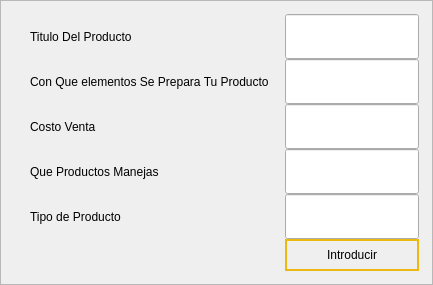
                                  <widget class="QFrame" name="frame_28">
                                   <property name="styleSheet">
                                    <string notr="true">*{
	padding:13px;
}

QLineEdit{
	border-bottom:2px solid #efb810;
}

QLineEdit:hover{
	background-color: rgba(9,5,13,.7)	
}
QRadioButton,QCheckBox{
	background-color:rgba(128,128,128,.5);
	border-radius:50px;
}
QDateEdit{
	background-color:rgba(255,255,255,.3);
	color:#000
}</string>
                                   </property>
                                   <property name="frameShape">
                                    <enum>QFrame::StyledPanel</enum>
                                   </property>
                                   <property name="frameShadow">
                                    <enum>QFrame::Raised</enum>
                                   </property>
                                   <layout class="QVBoxLayout" name="verticalLayout_33">
                                    <property name="spacing">
                                     <number>0</number>
                                    </property>
                                    <property name="leftMargin">
                                     <number>0</number>
                                    </property>
                                    <property name="topMargin">
                                     <number>0</number>
                                    </property>
                                    <property name="rightMargin">
                                     <number>0</number>
                                    </property>
                                    <property name="bottomMargin">
                                     <number>0</number>
                                    </property>
                                    <item>
                                     <layout class="QFormLayout" name="formLayout_4">
                                      <item row="0" column="0">
                                       <widget class="QLabel" name="tituloDelProductoLabel">
                                        <property name="text">
                                         <string>Titulo Del Producto</string>
                                        </property>
                                       </widget>
                                      </item>
                                      <item row="0" column="1">
                                       <widget class="QLineEdit" name="tituloDelProductoLineEdit"/>
                                      </item>
                                      <item row="3" column="0">
                                       <widget class="QLabel" name="queProductosUtilizasLabel">
                                        <property name="text">
                                         <string>Que Productos Manejas</string>
                                        </property>
                                       </widget>
                                      </item>
                                      <item row="3" column="1">
                                       <widget class="QLineEdit" name="queProductosUtilizasLineEdit"/>
                                      </item>
                                      <item row="4" column="0">
                                       <widget class="QLabel" name="tipoDeProductoLabel">
                                        <property name="text">
                                         <string>Tipo de Producto</string>
                                        </property>
                                       </widget>
                                      </item>
                                      <item row="4" column="1">
                                       <widget class="QLineEdit" name="tipoDeProductoLineEdit"/>
                                      </item>
                                      <item row="2" column="0">
                                       <widget class="QLabel" name="costoFinalLabel">
                                        <property name="text">
                                         <string>Costo Venta</string>
                                        </property>
                                       </widget>
                                      </item>
                                      <item row="2" column="1">
                                       <widget class="QLineEdit" name="costoFinalLineEdit"/>
                                      </item>
                                      <item row="1" column="0">
                                       <widget class="QLabel" name="conQueElementoLabel">
                                        <property name="text">
                                         <string>Con Que elementos Se Prepara Tu Producto</string>
                                        </property>
                                       </widget>
                                      </item>
                                      <item row="1" column="1">
                                       <widget class="QLineEdit" name="conQueElementoLineEdit"/>
                                      </item>
                                      <item row="5" column="1">
                                       <widget class="QPushButton" name="pushButton_3">
                                        <property name="styleSheet">
                                         <string notr="true">QPushButton{
	border-radius:30px;
	border: 2px solid #efb810;
	padding:7px 0;
}

QPushButton:hover{
	background-color: rgba(239,184,16,.5)
}</string>
                                        </property>
                                        <property name="text">
                                         <string>Introducir</string>
                                        </property>
                                       </widget>
                                      </item>
                                     </layout>
                                    </item>
                                   </layout>
                                  </widget>
